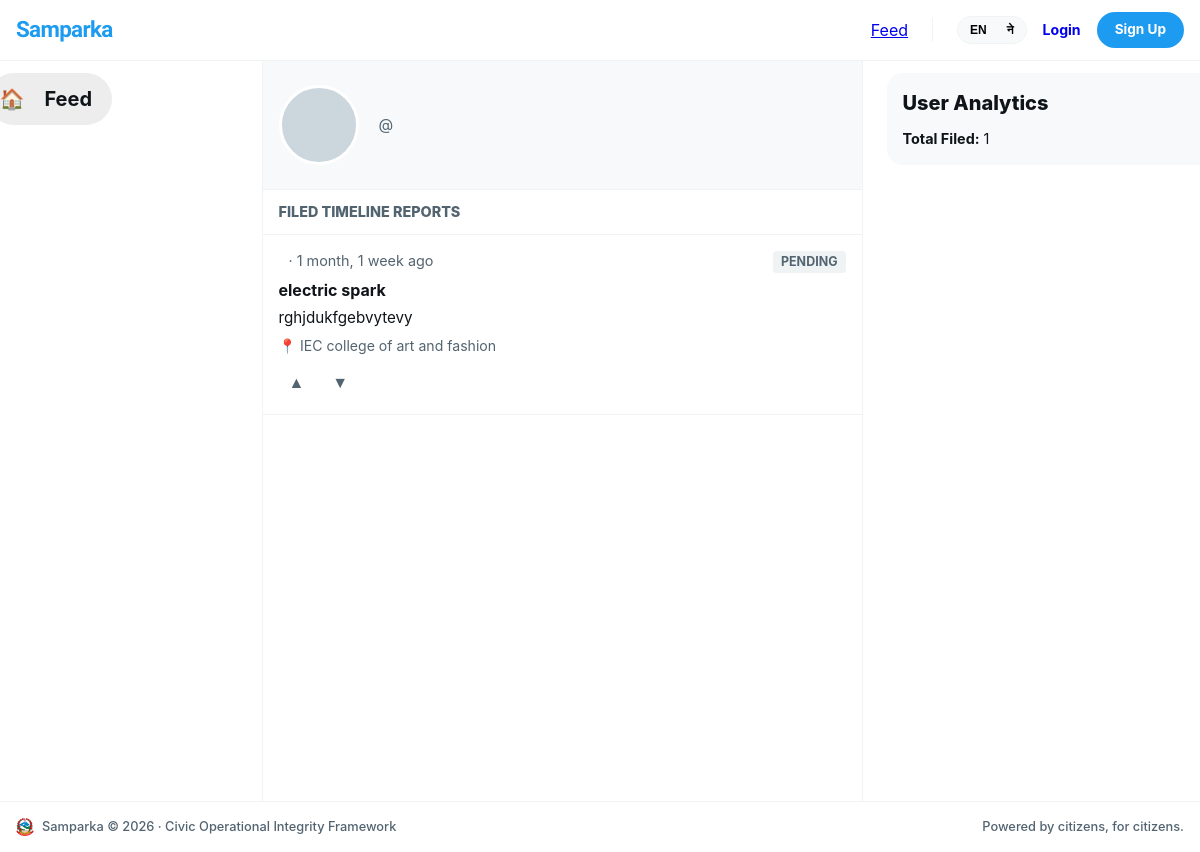
The page /accounts/profile/Abhisek/ on the database as committed earlier.
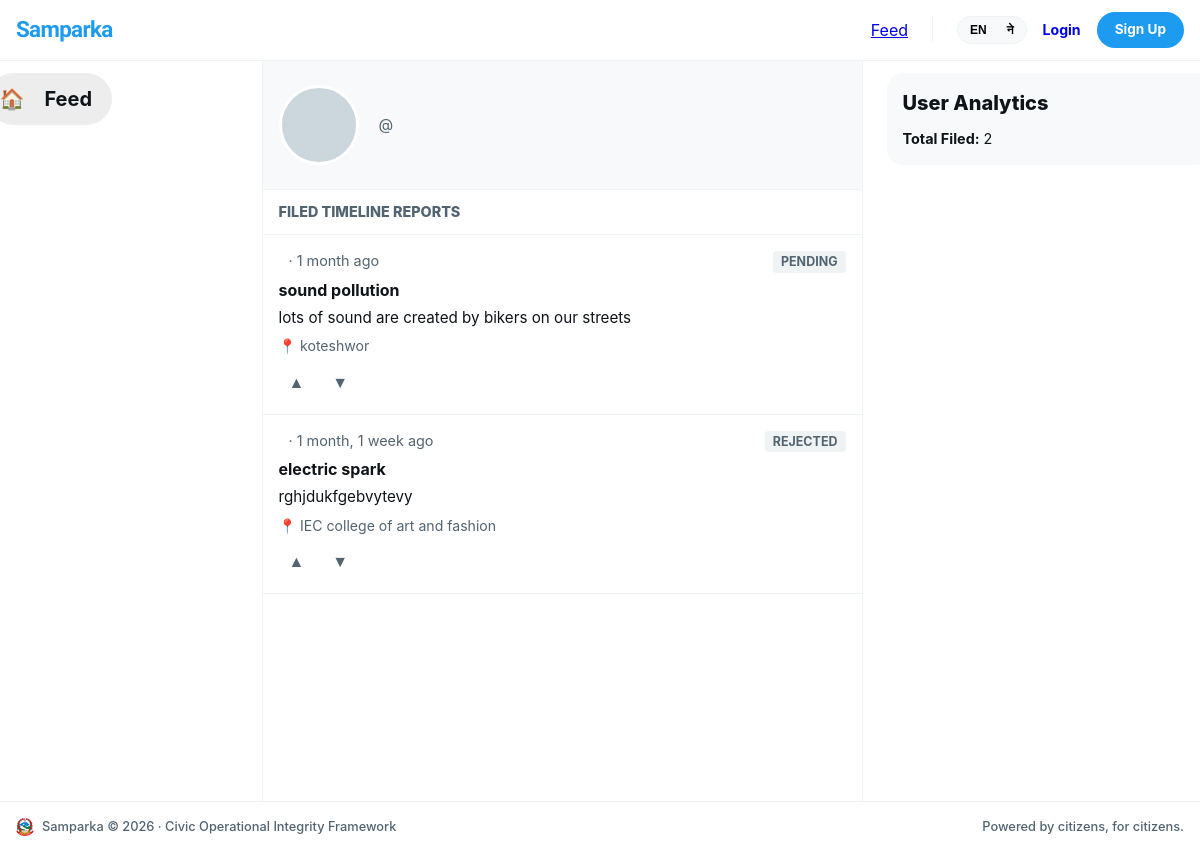
The same page on the database as committed later.
### complaints/models.py (models this page shows, shortened)
class Complaint(models.Model):
    STATUS_PENDING = 'pending'
    STATUS_VERIFIED = 'verified'
    STATUS_IN_PROGRESS = 'in_progress'
    STATUS_SOLVED = 'solved'
    STATUS_REJECTED = 'rejected'
    STATUS_CHOICES = [
        (STATUS_PENDING, _('Pending')),
        (STATUS_VERIFIED, _('Verified')),
        (STATUS_IN_PROGRESS, _('In Progress')),
        (STATUS_SOLVED, _('Solved')),
        (STATUS_REJECTED, _('Rejected')),
    ]
    STATUS_COLORS = {
        STATUS_PENDING: '#F59E0B',
        STATUS_VERIFIED: '#3B82F6',
        STATUS_IN_PROGRESS: '#8B5CF6',
        STATUS_SOLVED: '#10B981',
        STATUS_REJECTED: '#EF4444',
    }
    PRIORITY_CHOICES = [
        ('low', _('Low')),
        ('medium', _('Medium')),
        ('high', _('High')),
        ('urgent', _('Urgent')),
    ]
    priority = models.CharField(max_length=10, choices=PRIORITY_CHOICES, default='medium')
    due_date = models.DateField(null=True, blank=True)
    author = models.ForeignKey(settings.AUTH_USER_MODEL, on_delete=models.CASCADE, related_name='complaints')
    department = models.ForeignKey(Department, on_delete=models.SET_NULL, null=True, related_name='complaints')
    title = models.CharField(max_length=200)
    description = models.TextField()
    status = models.CharField(max_length=20, choices=STATUS_CHOICES, default=STATUS_PENDING)
    location_name = models.CharField(max_length=200, blank=True, help_text='Human readable location name')
    latitude = models.DecimalField(max_digits=9, decimal_places=6, null=True, blank=True)
    longitude = models.DecimalField(max_digits=9, decimal_places=6, null=True, blank=True)
    upvotes = models.ManyToManyField(settings.AUTH_USER_MODEL, through='Vote', related_name='voted_complaints', blank=True)
    view_count = models.PositiveIntegerField(default=0)
    admin_note = models.TextField(blank=True, help_text='Internal note from admin (not shown to public)')
    is_anonymous = models.BooleanField(default=False)
    created_at = models.DateTimeField(auto_now_add=True)
    updated_at = models.DateTimeField(auto_now=True)
    class Meta:
        ordering = ['-created_at']

### accounts/views.py (the view)
# urls.py: path('profile/<str:username>/',             views.profile_view,          name='profile'),
def profile_view(request, username):
    profile_user = get_object_or_404(User, username=username)
    complaints = profile_user.complaints.select_related('department').order_by('-created_at')[:10]
    return render(request, 'accounts/profile.html', {
        'profile_user': profile_user,
        'complaints': complaints,
    })

### accounts/context_processors.py (called while the page is built)
def notifications(request):
    if request.user.is_authenticated:
        return {
            'unread_count': request.user.notifications.filter(is_read=False).count()
        }
    return {'unread_count': 0}

### accounts/templates/accounts/profile.html (shortened to what this page needs)
{% extends "base.html" %}
{% load i18n %}
{% load static %}
{% block content %}
<div class="x-workspace-container">
  <aside class="x-panel-left">
    <div class="x-sticky-scroll-box">
      <nav class="x-v-nav">
        <a href="{% url 'complaints:feed' %}" class="x-v-link active">
          <span class="x-v-icon">🏠</span>
          <span class="x-v-label">{% trans "Feed" %}</span>
        </a>
      </nav>
    </div>
  </aside>
  <main class="x-panel-center">
    <div style="padding: 24px 16px; border-bottom: 1px solid var(--border-color); display: flex; align-items: center; gap: 20px; background-color: var(--bg-subtle);">
      {% if target_user.avatar %}
        <img src="{{ target_user.avatar.url }}" alt="Avatar" style="width: 80px; height: 80px; border-radius: 50%; object-fit: cover; border: 3px solid #fff; box-shadow: 0 2px 8px rgba(0,0,0,0.05);" />
      {% else %}
        <span style="width: 80px; height: 80px; border-radius: 50%; background: #ccd6dd; display: inline-flex; align-items: center; justify-content: center; font-weight: 700; color: #fff; font-size: 2rem; border: 3px solid #fff;">{{ target_user.username|first|upper }}</span>
      {% endif %}
      <div style="flex: 1;">
        <div style="color: var(--text-muted); font-size: 0.95rem;">@{{ target_user.username }}</div>
      </div>
    </div>
    <div style="padding: 12px 16px; font-weight: 800; font-size: 0.9rem; border-bottom: 1px solid var(--border-color); color: var(--text-muted); text-transform: uppercase;">
      {% trans "Filed Timeline Reports" %}
    </div>
    <div class="x-feed-stream-container">
      {% for complaint in complaints %}
        <article class="complaint-card" data-complaint="{{ complaint.id }}">
          <div class="complaint-main">
            <div class="complaint-card-header">
              <div class="complaint-meta">
                <div class="complaint-meta-left" style="gap:0;">
                  <span class="complaint-timestamp">{{ complaint.created_at|timesince }} ago</span>
                </div>
                <span class="status-badge" style="background:#eff3f4; color:var(--text-muted);">{{ complaint.get_status_display }}</span>
              </div>
            </div>
            <div class="complaint-body">
              <h3 class="complaint-title"><a href="{% url 'complaints:detail' complaint.id %}">{{ complaint.title }}</a></h3>
              <p class="complaint-desc">{{ complaint.description|truncatewords:30 }}</p>
              <div class="complaint-location">📍 {{ complaint.location_name }}</div>
            </div>
            <div class="complaint-footer">
              <div class="x-pill-vote-box">
                <button class="x-pill-vote-arrow up" onclick="handleVote('{{ complaint.id }}', 'up')">▲</button>
                <button class="x-pill-vote-arrow down" onclick="handleVote('{{ complaint.id }}', 'down')">▼</button>
              </div>
            </div>
          </div>
        </article>
      {% empty %}
        <div style="padding: 48px 16px; text-align: center; color: var(--text-muted); font-size: 0.95rem;">
          {% trans "No civil complaints have been published by this account context yet." %}
        </div>
      {% endfor %}
    </div>
  </main>
  <aside class="x-panel-right">
    <div class="x-sticky-scroll-box">
      <section class="x-right-panel-widget">
        <h4 class="x-widget-panel-title">{% trans "User Analytics" %}</h4>
        <div style="font-size: 0.9rem; color: var(--text-main);">
          <strong>{% trans "Total Filed:" %}</strong> {{ complaints.count }}
        </div>
      </section>
    </div>
  </aside>
</div>
{% endblock %}

Rows that differ between the two databases and show on the page:
added Complaint: created_at "1 month", status "PENDING", title "sound pollution", description "lots of sound are created by bikers on our streets", location_name "koteshwor"
changed Complaint "electric spark": status "PENDING" → "REJECTED"
Other text that changed with them:
{{ complaints.count }}: "1" → "2"
